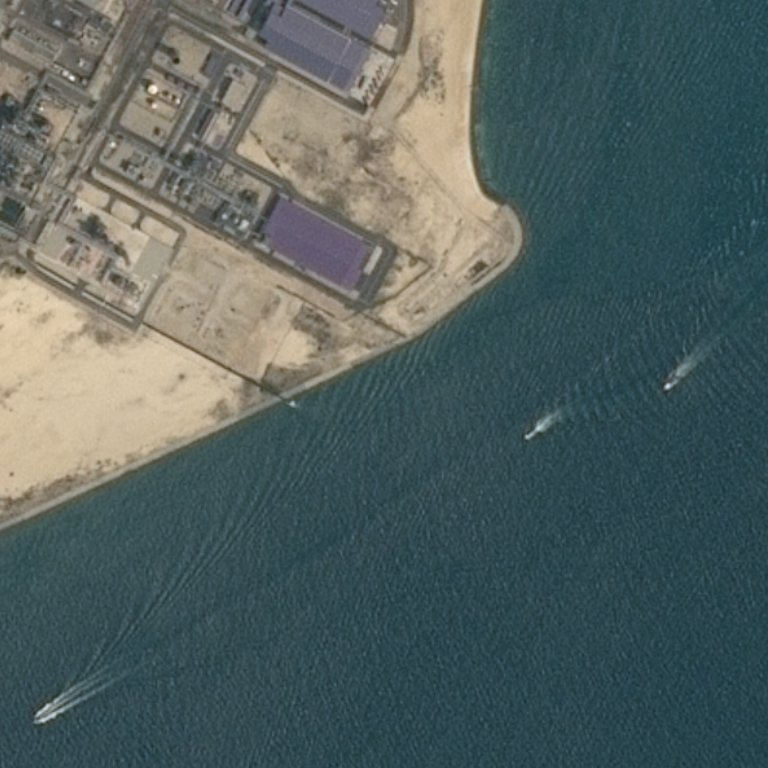
%> input picture 图像预处理/整体/1.jpg, 768 x 768 px
$ octave Copy_of_quanbu.m   (GNU Octave 9; MATLAB toolbox functions it lacks are replaced by stand-ins)
%> lines starting %> are read from the running program, lines starting %| are printed output that depends on the picture; in (x1, y1, x2, y2) boxes, pixels count from 0 and x2, y2 are one past the last pixel; in counts of white or black regions, pixels touching at a corner belong together; the program's own positions count from 1
%> further down, I0 is the input picture: size 768x768x3 uint8; mean R, G, B 83.6, 97.5, 96
### 图像预处理/整体/hailu.m
function [k,jz] = hailu(I)
I1 = rgb2gray(I);%转化为灰度图像
%figure,imshow(I);
[h,~]=size(I1);
%> h = 768
T=0;
img_thresh = graythresh(I1);
%> img_thresh = 0.455
I2 = imbinarize(I1,img_thresh);
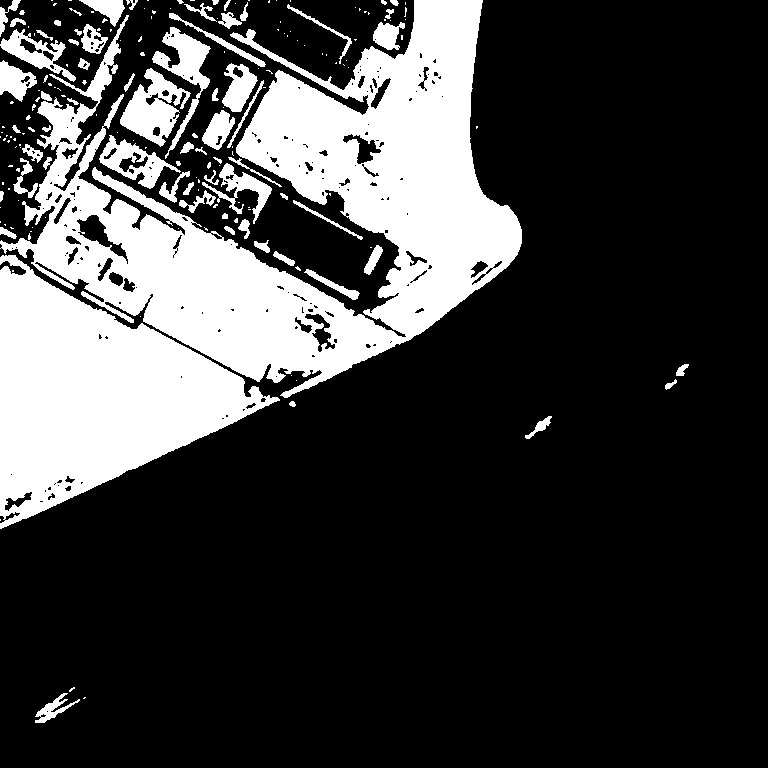
%> I2: size 768x768 logical; 24% white; 190 white regions (120 under 20 px), largest, box (x1, y1, x2, y2) and area: (0, 0, 522, 398) 83688, (0, 255, 280, 529) 38225, (120, 68, 191, 147) 2643
%figure,imshow(I2);
% otsu二值化
SE=strel('square',floor(h/20));
%> SE = {Dimensionality 2}
I3=imdilate(I2,SE);
%> I3: size 768x768 logical; 40.1% white; 4 white regions, box (x1, y1, x2, y2) and area: (0, 0, 541, 548) 224198, (17, 669, 105, 742) 5260, (507, 398, 571, 458) 3409, (647, 346, 708, 409) 3372
%膨胀
%figure,imshow(I3);
[r,c]=find(~I3);%找到黑点
%> r = 353585 values from 1 to 768; c = 353585 values from 1 to 768
for i=1:length(r)
    if r(i)<=9||r(i)+10>768||c(i)<=9||c(i)+10>768
        continue;
    else
        a=I1(r(i)-9:r(i)+10,c(i)-9:c(i)+10);%考虑溢出问题
        jz=I(r(i)-9:r(i)+10,c(i)-9:c(i)+10,:);%选取区域1
        fangcha=std2(a);
        if fangcha<10
            u=mean2(a);
            %fch=std2(a);
            T=(u+3*std2(a))/255;
            break;
        end
    end
end
%> after the loop, T = 0.345; fangcha = 3.45; u = 77.7
if T>0==false
    T=graythresh(I1);
end
k=imbinarize(I1,T);
%> k: size 768x768 logical; 33.2% white; 372 white regions (357 under 20 px), largest, box (x1, y1, x2, y2) and area: (0, 0, 527, 531) 191497, (33, 680, 114, 724) 909, (474, 117, 493, 180) 571
%figure,imshow(k);%k是初步划分的图
k=imfill(k,'hole');
%> k: size 768x768 logical; 34.7% white; 370 white regions (355 under 20 px), largest, box (x1, y1, x2, y2) and area: (0, 0, 527, 531) 200347, (33, 680, 114, 724) 929, (474, 117, 493, 180) 574
k=imfill(~k,'hole');
%> k: size 768x768 logical; 66% white; 5 black regions (4 under 20 px), largest, box (x1, y1, x2, y2) and area: (0, 0, 527, 531) 200289
k=~k;
%> k: size 768x768 logical; 34% white; 5 white regions (4 under 20 px)
[L,~] = bwlabel(k,8);
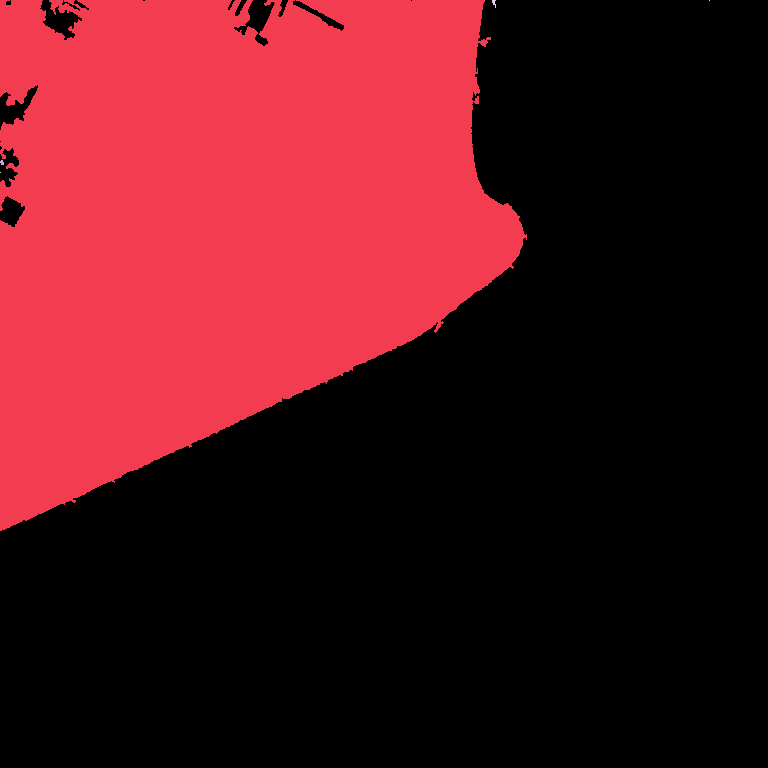
%> L: size 768x768 double; 6 distinct labels, from 0 to 5; one colour per label, 0 black
img_reg = regionprops(L,  'area', 'Centroid','boundingbox');%画出连通区域
%> img_reg = 5 regions; box (x1, y1, x2, y2), Area and Centroid: (0, 0, 527, 531) 200289 [224 218.8], (492, 0, 496, 8) 18 [494.7 3.5], (0, 160, 4, 165) 15 [2.6 163.1], (0, 172, 1, 173) 1 [1 173], (709, 0, 710, 1) 1 [710 1]
areas = [img_reg.Area];%区域面积
%> areas = [200289 15 1 18 1]
[~, max_id] = max(areas);%maxid 就是最大面积的标签
%> max_id = 1
max_rect = I1(L==max_id);
[L1,~] = bwlabel(~k,8);
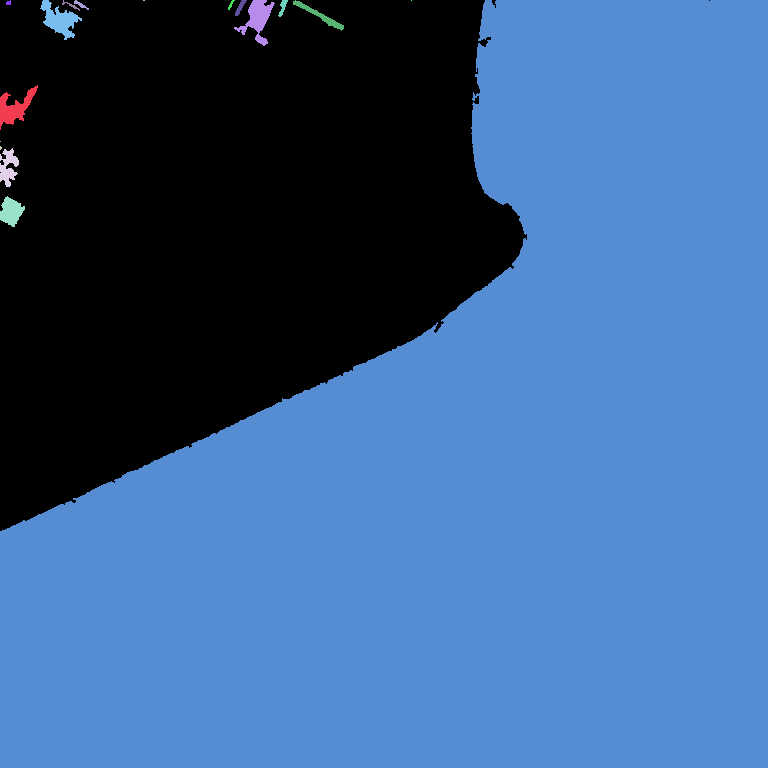
%> L1: size 768x768 double; 18 distinct labels, from 0 to 17; one colour per label, 0 black
img_reg1 = regionprops(L1,  'area', 'Centroid','boundingbox');%画出连通区域
%> img_reg1 = 17 regions; largest, box (x1, y1, x2, y2), Area and Centroid: (0, 0, 768, 768) 385851 [470.4 473.4], (40, 0, 82, 40) 743 [60.2 20.5], (234, 0, 275, 46) 729 [258.3 19.6], (0, 85, 38, 130) 670 [15.3 108.4], (0, 196, 25, 227) 481 [11.7 212.1]
areas1 = [img_reg1.Area];%区域面积
%> areas1 = 17 values, max 385851 at index 6, min 1 at index 2, mean 22911.8
[~, max_id1] = max(areas1);%maxid 就是最大面积的标签
%> max_id1 = 6
max_rect1 = I1(L1==max_id1);
if std2(max_rect)<std2(max_rect1)&&min(std2(max_rect),std2(max_rect1))<20
    k=~k;
elseif min(std2(max_rect),std2(max_rect1))>30
     k=ones(768);
end
%已经输出了标准的海黑陆白图且多数空洞已经被填补
 [L,~] = bwlabel(~k,8);%返回一个和BW大小相同的L矩阵，包含了标记了BW中每个连通区域的类别标签，这些标签的值为1、2、num（连通区域的个数）
 img_reg = regionprops(L,  'area', 'Centroid','boundingbox');%画出连通区域
%> img_reg has the same summary as img_reg1
%找陆地矩阵
areas = [img_reg.Area];%区域面积
%> areas has the same summary as areas1
%rects = cat(1,img_reg.BoundingBox);
[~, max_id] = max(areas);%maxid 就是最大面积的标签
%> max_id = 6
k=(L==max_id);
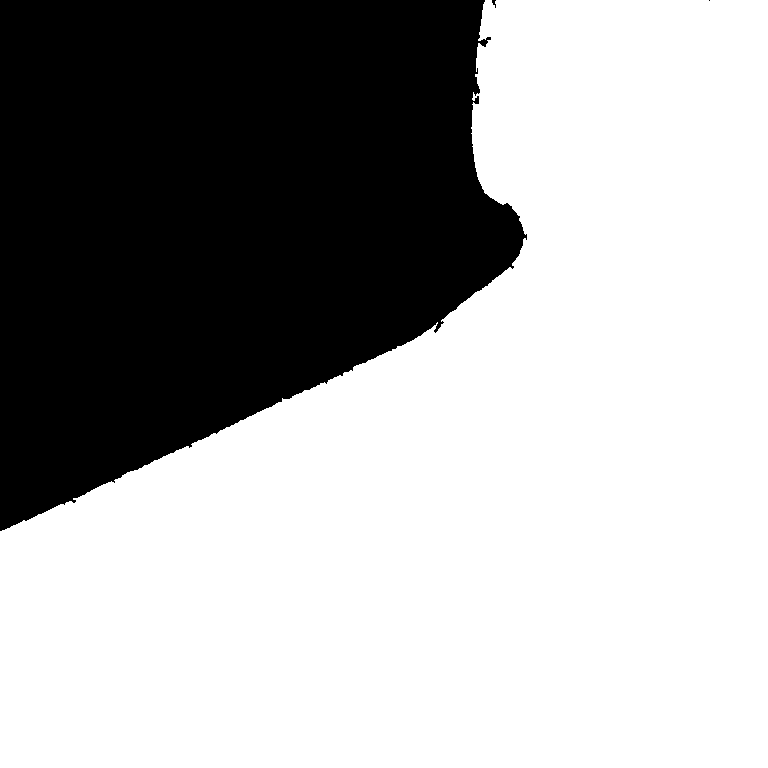
%> k: size 768x768 logical; 65.4% white; 3 black regions (2 under 20 px), largest, box (x1, y1, x2, y2) and area: (0, 0, 527, 531) 203954
k=~k;
figure,imshow(k);
end


### 图像预处理/整体/dark.m
function dehaze=dark(I)
%暗影去雾算法
%filename------文件名或文件绝对路径
%用法：dark('7.png')
close all
clc

%tt = cputime;

% 原始图像

I = double(I)/ 255;
% 获取图像大小
[h,w,c] = size(I);
win_size = 7;
%去雾系数
w0  = 0.95;
img_size = w * h;
%初始化结果图像
dehaze = zeros(h,w,c);
%初始化暗影通道图像
win_dark = ones(h,w);

%计算分块darkchannel
 for j=1+win_size:w-win_size
    for i=win_size+1:h-win_size
        win_dark(i,j)=min(I(i,j,:));
        for n=j-win_size:j+win_size
            for m=i-win_size:i+win_size
                if(win_dark(m,n)>win_dark(i,j))
                    win_dark(m,n)=win_dark(i,j);
                end
            end
        end
    end
 end


%计算大气亮度A
dark_channel = win_dark;
times = round(img_size * 0.001);
A = 0;

for m=1:times
    most_bright=max(max(dark_channel));
    [i,j]=find(dark_channel==most_bright);
    i=i(1);j=j(1);
    average=mean(I(i,j,:));
    if average > A
        A=average;
    end
    dark_channel(i,j)=0;
end

%计算transmission map
transmission = 1 - w0 * win_dark / A;

%计算原图像的灰度图
gray_I = zeros(img_size ,1);
gray_I = reshape(gray_I,h,w);
for i=1:h
    for j=1:w
        gray_I(i,j) = mean(I(i,j,:));
    end
end
%用guided filter对trasmission map做soft matting
p = transmission;
r = 60;
eps = 10^-6;
transmission_filter = guidedfilter(gray_I, p, r, eps);

%平滑处理
r = 8;
eps = 0.2^2;
transmission_smooth = guidedfilter(transmission_filter, transmission_filter, r, eps);


t0=0.1;
for i=1:c
    for j=1:h
        for l=1:w
            dehaze(j,l,i)=(I(j,l,i)-A)/max(t0,transmission_smooth(j,l))+A;
        end
    end
end
end

% [7 lines of commented-out code are left out]

### 图像预处理/整体/Copy_of_quanbu.m
clc
clear
image_name='1.jpg';
I0=imread(image_name);
R=I0(:,:,1);
G=I0(:,:,2);
B=I0(:,:,3);
[I_hailu,jz]=hailu(I0);%输出二值图
[L,num] = bwlabel(I_hailu,8);
%> L: size 768x768 double; 4 distinct labels, from 0 to 3
%> num = 3
for i=1:num
    if I_hailu(L==i)==1
        R(L==i)=0;
        G(L==i)=0;
        B(L==i)=0;
    end
end
%> this loop made 3 passes
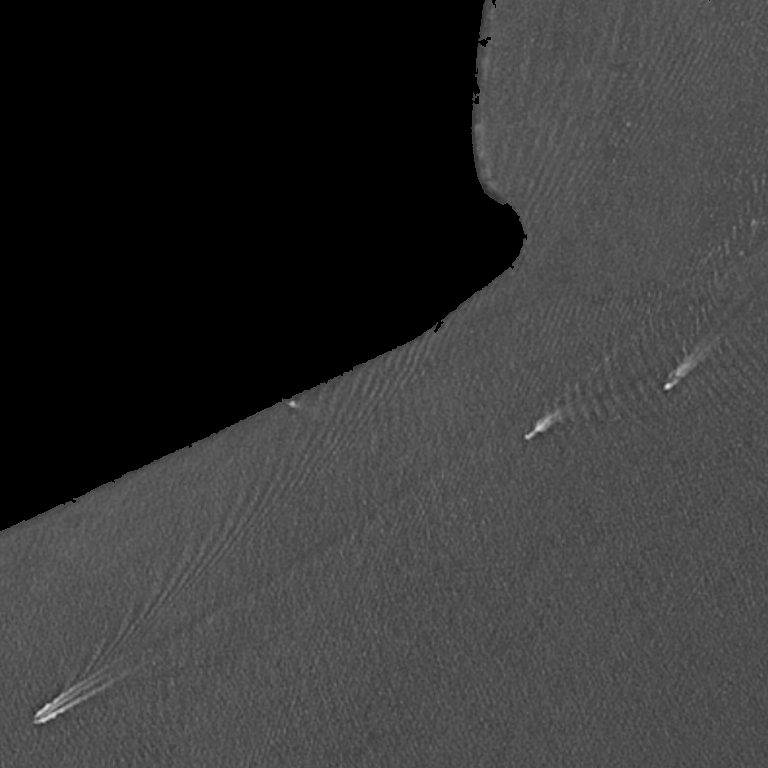
%> B: size 768x768 uint8; min 0, max 232, mean 53
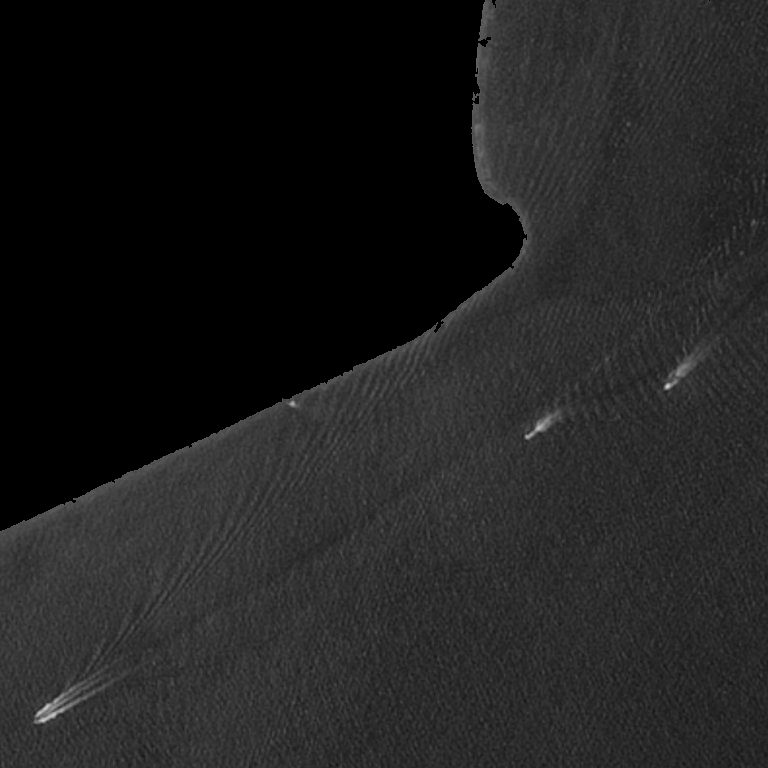
%> R: size 768x768 uint8; min 0, max 210, mean 31.8
I=cat(3,R,G,B);
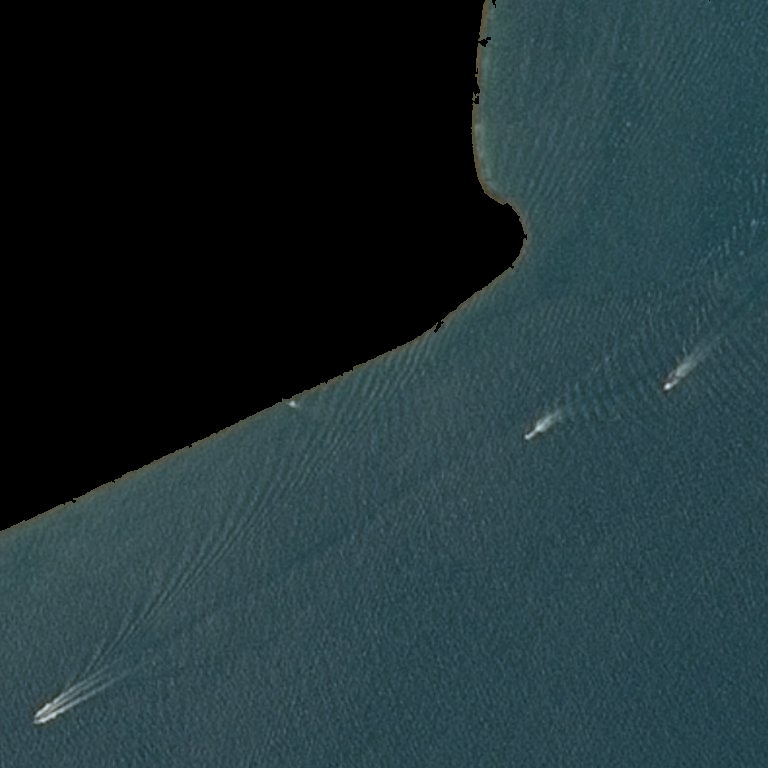
%> I: size 768x768x3 uint8; mean R, G, B 31.8, 49, 53
I_quwu=dark(I);
%> (the run ends here)
